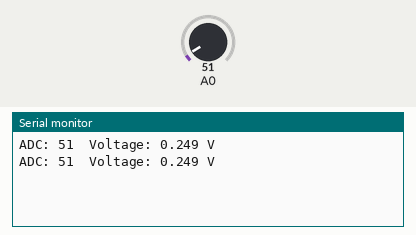
Recording of a sketch running on a simulated Arduino Uno, built with avr-gcc and run on an emulated ATmega328P. Shown: the last lines printed to the serial monitor. Inputs (shaded band) come from the test bench; at power-on: A0 = 51.

Above: at 1.8 s.
1.9 s: A0 set to 61
At 2.4 s:
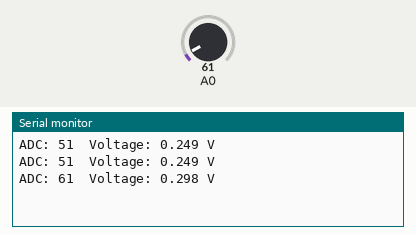
3.4 s: A0 set to 71
At 4.8 s:
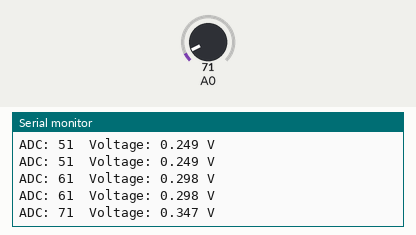
Timing chart, 0 to 6.4 s (numbered marks = the images above; inputs shaded):
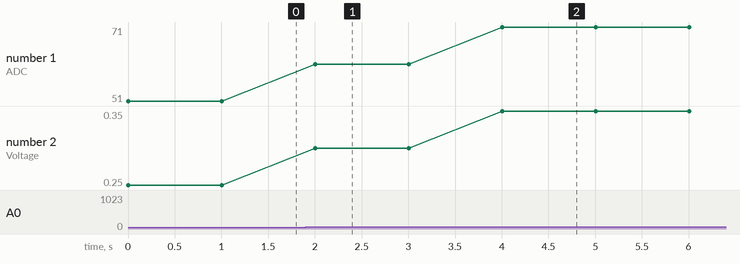

The sketch:

stage1receivertest.ino
```cpp
// Stage 1: Receiver circuit sanity check
// Confirms BPW34 + LM358 TIA is producing a usable signal on A0

void setup() {
  Serial.begin(115200);
}

void loop() {
  int raw = analogRead(A0);
  float voltage = raw * (5.0 / 1023.0);

  Serial.print("ADC: ");
  Serial.print(raw);
  Serial.print("  Voltage: ");
  Serial.print(voltage, 3);
  Serial.println(" V");

  delay(1000);
}
```

Measured:
- after the input at 1.9 s, the serial monitor: prints a new line after 0.10 s (image 1)
- after the input at 3.4 s, the serial monitor: prints a new line after 0.60 s (image 2)
- plotted number 1: 51 → 61 after the input at 1.9 s, 61 → 71 after the input at 3.4 s
- plotted number 2: 0.25 → 0.3 after the input at 1.9 s, 0.3 → 0.35 after the input at 3.4 s
